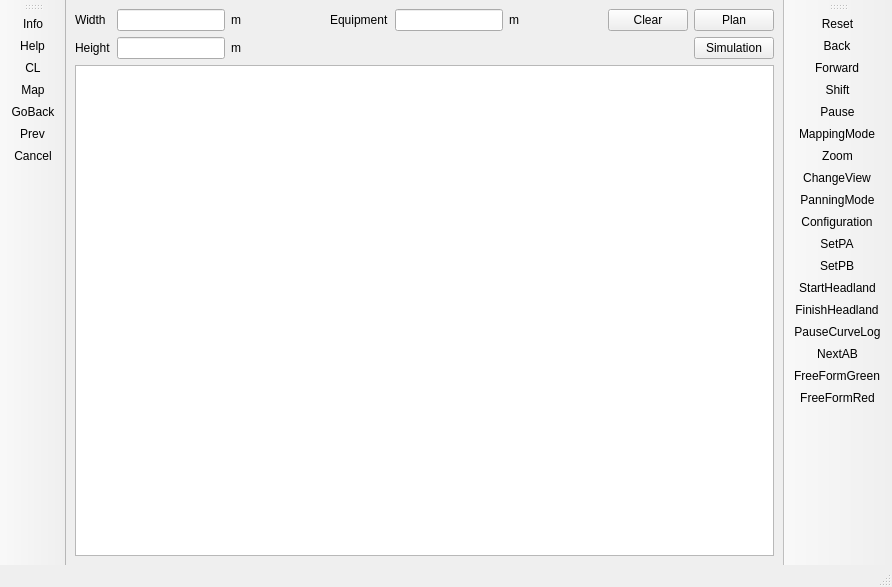
<?xml version="1.0" encoding="UTF-8"?>
<ui version="4.0">
 <class>MainWindow</class>
 <widget class="QMainWindow" name="MainWindow">
  <property name="geometry">
   <rect>
    <x>0</x>
    <y>0</y>
    <width>892</width>
    <height>587</height>
   </rect>
  </property>
  <property name="windowTitle">
   <string>MainWindow</string>
  </property>
  <widget class="QWidget" name="centralwidget">
   <layout class="QVBoxLayout" name="verticalLayout_2">
    <item>
     <layout class="QVBoxLayout" name="verticalLayout">
      <item>
       <layout class="QGridLayout" name="gridLayout">
        <item row="1" column="2">
         <widget class="QLabel" name="label_4">
          <property name="text">
           <string>m</string>
          </property>
         </widget>
        </item>
        <item row="1" column="3">
         <spacer name="horizontalSpacer">
          <property name="orientation">
           <enum>Qt::Horizontal</enum>
          </property>
          <property name="sizeHint" stdset="0">
           <size>
            <width>40</width>
            <height>20</height>
           </size>
          </property>
         </spacer>
        </item>
        <item row="3" column="9">
         <widget class="QPushButton" name="pushButton_simulation">
          <property name="text">
           <string>Simulation</string>
          </property>
         </widget>
        </item>
        <item row="3" column="0">
         <widget class="QLabel" name="label">
          <property name="text">
           <string>Height</string>
          </property>
         </widget>
        </item>
        <item row="1" column="7">
         <spacer name="horizontalSpacer_2">
          <property name="orientation">
           <enum>Qt::Horizontal</enum>
          </property>
          <property name="sizeHint" stdset="0">
           <size>
            <width>40</width>
            <height>20</height>
           </size>
          </property>
         </spacer>
        </item>
        <item row="1" column="0">
         <widget class="QLabel" name="label_2">
          <property name="text">
           <string>Width</string>
          </property>
         </widget>
        </item>
        <item row="1" column="6">
         <widget class="QLabel" name="label_6">
          <property name="text">
           <string>m</string>
          </property>
         </widget>
        </item>
        <item row="1" column="5">
         <widget class="QLineEdit" name="lineEdit_Equipment"/>
        </item>
        <item row="1" column="4">
         <widget class="QLabel" name="label_3">
          <property name="text">
           <string>Equipment</string>
          </property>
         </widget>
        </item>
        <item row="1" column="1">
         <widget class="QLineEdit" name="lineEdit_width">
          <property name="text">
           <string/>
          </property>
         </widget>
        </item>
        <item row="3" column="1">
         <widget class="QLineEdit" name="lineEdit_Height">
          <property name="text">
           <string/>
          </property>
         </widget>
        </item>
        <item row="1" column="9">
         <widget class="QPushButton" name="pushButton_plan">
          <property name="text">
           <string>Plan</string>
          </property>
         </widget>
        </item>
        <item row="3" column="2">
         <widget class="QLabel" name="label_5">
          <property name="text">
           <string>m</string>
          </property>
         </widget>
        </item>
        <item row="1" column="8">
         <widget class="QPushButton" name="pushButton_clear">
          <property name="text">
           <string>Clear</string>
          </property>
         </widget>
        </item>
       </layout>
      </item>
      <item>
       <widget class="QGraphicsView" name="graphicsView"/>
      </item>
     </layout>
    </item>
   </layout>
  </widget>
  <widget class="QMenuBar" name="menubar">
   <property name="geometry">
    <rect>
     <x>0</x>
     <y>0</y>
     <width>892</width>
     <height>25</height>
    </rect>
   </property>
  </widget>
  <widget class="QStatusBar" name="statusbar"/>
  <widget class="QToolBar" name="toolBar_Right">
   <property name="windowTitle">
    <string>toolBar</string>
   </property>
   <attribute name="toolBarArea">
    <enum>RightToolBarArea</enum>
   </attribute>
   <attribute name="toolBarBreak">
    <bool>false</bool>
   </attribute>
   <addaction name="actionReset"/>
   <addaction name="actionBack"/>
   <addaction name="actionForward"/>
   <addaction name="actionShift"/>
   <addaction name="actionPause"/>
   <addaction name="actionMappingMode"/>
   <addaction name="actionZoom"/>
   <addaction name="actionChangeView"/>
   <addaction name="actionPanningMode"/>
   <addaction name="actionConfiguration"/>
   <addaction name="actionSetPA"/>
   <addaction name="actionSetPB"/>
   <addaction name="actionStartHeadland"/>
   <addaction name="actionFinishHeadland"/>
   <addaction name="actionPauseCurveLog"/>
   <addaction name="actionNextAB"/>
   <addaction name="actionFreeFormGreen"/>
   <addaction name="actionFreeFormRed"/>
  </widget>
  <widget class="QToolBar" name="toolBar_Left">
   <property name="windowTitle">
    <string>toolBar_2</string>
   </property>
   <attribute name="toolBarArea">
    <enum>LeftToolBarArea</enum>
   </attribute>
   <attribute name="toolBarBreak">
    <bool>false</bool>
   </attribute>
   <addaction name="actionInfo"/>
   <addaction name="actionHelp"/>
   <addaction name="actionCL"/>
   <addaction name="actionMap"/>
   <addaction name="actionGoBack"/>
   <addaction name="actionPrev"/>
   <addaction name="actionCancel"/>
  </widget>
  <action name="actionCancel">
   <property name="icon">
    <iconset resource="Source.qrc">
     <normaloff>:/leftToolBar/img/Left ToolBar Icons/Cancel.png</normaloff>:/leftToolBar/img/Left ToolBar Icons/Cancel.png</iconset>
   </property>
   <property name="text">
    <string>Cancel</string>
   </property>
  </action>
  <action name="actionCL">
   <property name="icon">
    <iconset resource="Source.qrc">
     <normaloff>:/leftToolBar/img/Left ToolBar Icons/CoverageLogging.png</normaloff>:/leftToolBar/img/Left ToolBar Icons/CoverageLogging.png</iconset>
   </property>
   <property name="text">
    <string>CL</string>
   </property>
  </action>
  <action name="actionGoBack">
   <property name="icon">
    <iconset resource="Source.qrc">
     <normaloff>:/leftToolBar/img/Left ToolBar Icons/GoBack.png</normaloff>:/leftToolBar/img/Left ToolBar Icons/GoBack.png</iconset>
   </property>
   <property name="text">
    <string>GoBack</string>
   </property>
  </action>
  <action name="actionHelp">
   <property name="icon">
    <iconset resource="Source.qrc">
     <normaloff>:/leftToolBar/img/Left ToolBar Icons/Help.png</normaloff>:/leftToolBar/img/Left ToolBar Icons/Help.png</iconset>
   </property>
   <property name="text">
    <string>Help</string>
   </property>
  </action>
  <action name="actionInfo">
   <property name="icon">
    <iconset resource="Source.qrc">
     <normaloff>:/leftToolBar/img/Left ToolBar Icons/Info.png</normaloff>:/leftToolBar/img/Left ToolBar Icons/Info.png</iconset>
   </property>
   <property name="text">
    <string>Info</string>
   </property>
  </action>
  <action name="actionMap">
   <property name="icon">
    <iconset resource="Source.qrc">
     <normaloff>:/leftToolBar/img/Left ToolBar Icons/Map.png</normaloff>:/leftToolBar/img/Left ToolBar Icons/Map.png</iconset>
   </property>
   <property name="text">
    <string>Map</string>
   </property>
  </action>
  <action name="actionPrev">
   <property name="icon">
    <iconset resource="Source.qrc">
     <normaloff>:/leftToolBar/img/Left ToolBar Icons/PrevMenu.png</normaloff>:/leftToolBar/img/Left ToolBar Icons/PrevMenu.png</iconset>
   </property>
   <property name="text">
    <string>Prev</string>
   </property>
  </action>
  <action name="actionBack">
   <property name="icon">
    <iconset resource="Source.qrc">
     <normaloff>:/rightToolBar/img/Right ToolBar Icons/Back.png</normaloff>:/rightToolBar/img/Right ToolBar Icons/Back.png</iconset>
   </property>
   <property name="text">
    <string>Back</string>
   </property>
  </action>
  <action name="actionChangeView">
   <property name="icon">
    <iconset resource="Source.qrc">
     <normaloff>:/rightToolBar/img/Right ToolBar Icons/Change views.png</normaloff>:/rightToolBar/img/Right ToolBar Icons/Change views.png</iconset>
   </property>
   <property name="text">
    <string>ChangeView</string>
   </property>
  </action>
  <action name="actionConfiguration">
   <property name="icon">
    <iconset resource="Source.qrc">
     <normaloff>:/rightToolBar/img/Right ToolBar Icons/Configuration.png</normaloff>:/rightToolBar/img/Right ToolBar Icons/Configuration.png</iconset>
   </property>
   <property name="text">
    <string>Configuration</string>
   </property>
  </action>
  <action name="actionFinishHeadland">
   <property name="icon">
    <iconset resource="Source.qrc">
     <normaloff>:/rightToolBar/img/Right ToolBar Icons/FinishHeadland.png</normaloff>:/rightToolBar/img/Right ToolBar Icons/FinishHeadland.png</iconset>
   </property>
   <property name="text">
    <string>FinishHeadland</string>
   </property>
  </action>
  <action name="actionForward">
   <property name="icon">
    <iconset resource="Source.qrc">
     <normaloff>:/rightToolBar/img/Right ToolBar Icons/Forward.png</normaloff>:/rightToolBar/img/Right ToolBar Icons/Forward.png</iconset>
   </property>
   <property name="text">
    <string>Forward</string>
   </property>
  </action>
  <action name="actionFreeFormGreen">
   <property name="icon">
    <iconset resource="Source.qrc">
     <normaloff>:/rightToolBar/img/Right ToolBar Icons/FreeFormGreen.png</normaloff>:/rightToolBar/img/Right ToolBar Icons/FreeFormGreen.png</iconset>
   </property>
   <property name="text">
    <string>FreeFormGreen</string>
   </property>
  </action>
  <action name="actionFreeFormRed">
   <property name="icon">
    <iconset resource="Source.qrc">
     <normaloff>:/rightToolBar/img/Right ToolBar Icons/FreeFormRed.png</normaloff>:/rightToolBar/img/Right ToolBar Icons/FreeFormRed.png</iconset>
   </property>
   <property name="text">
    <string>FreeFormRed</string>
   </property>
  </action>
  <action name="actionMappingMode">
   <property name="icon">
    <iconset resource="Source.qrc">
     <normaloff>:/rightToolBar/img/Right ToolBar Icons/Mapping mode.png</normaloff>:/rightToolBar/img/Right ToolBar Icons/Mapping mode.png</iconset>
   </property>
   <property name="text">
    <string>MappingMode</string>
   </property>
  </action>
  <action name="actionNextAB">
   <property name="icon">
    <iconset resource="Source.qrc">
     <normaloff>:/rightToolBar/img/Right ToolBar Icons/NextAB.png</normaloff>:/rightToolBar/img/Right ToolBar Icons/NextAB.png</iconset>
   </property>
   <property name="text">
    <string>NextAB</string>
   </property>
  </action>
  <action name="actionPanningMode">
   <property name="icon">
    <iconset resource="Source.qrc">
     <normaloff>:/rightToolBar/img/Right ToolBar Icons/PanningMode.png</normaloff>:/rightToolBar/img/Right ToolBar Icons/PanningMode.png</iconset>
   </property>
   <property name="text">
    <string>PanningMode</string>
   </property>
  </action>
  <action name="actionPause">
   <property name="icon">
    <iconset resource="Source.qrc">
     <normaloff>:/rightToolBar/img/Right ToolBar Icons/Pause.png</normaloff>:/rightToolBar/img/Right ToolBar Icons/Pause.png</iconset>
   </property>
   <property name="text">
    <string>Pause</string>
   </property>
  </action>
  <action name="actionPauseCurveLog">
   <property name="icon">
    <iconset resource="Source.qrc">
     <normaloff>:/rightToolBar/img/Right ToolBar Icons/PauseCurveLog.png</normaloff>:/rightToolBar/img/Right ToolBar Icons/PauseCurveLog.png</iconset>
   </property>
   <property name="text">
    <string>PauseCurveLog</string>
   </property>
  </action>
  <action name="actionReset">
   <property name="icon">
    <iconset resource="Source.qrc">
     <normaloff>:/rightToolBar/img/Right ToolBar Icons/Reset.png</normaloff>:/rightToolBar/img/Right ToolBar Icons/Reset.png</iconset>
   </property>
   <property name="text">
    <string>Reset</string>
   </property>
  </action>
  <action name="actionSetPA">
   <property name="icon">
    <iconset resource="Source.qrc">
     <normaloff>:/rightToolBar/img/Right ToolBar Icons/SetPA.png</normaloff>:/rightToolBar/img/Right ToolBar Icons/SetPA.png</iconset>
   </property>
   <property name="text">
    <string>SetPA</string>
   </property>
  </action>
  <action name="actionSetPB">
   <property name="icon">
    <iconset resource="Source.qrc">
     <normaloff>:/rightToolBar/img/Right ToolBar Icons/SetPB.png</normaloff>:/rightToolBar/img/Right ToolBar Icons/SetPB.png</iconset>
   </property>
   <property name="text">
    <string>SetPB</string>
   </property>
  </action>
  <action name="actionShift">
   <property name="icon">
    <iconset resource="Source.qrc">
     <normaloff>:/rightToolBar/img/Right ToolBar Icons/Shift.png</normaloff>:/rightToolBar/img/Right ToolBar Icons/Shift.png</iconset>
   </property>
   <property name="text">
    <string>Shift</string>
   </property>
  </action>
  <action name="actionZoom">
   <property name="icon">
    <iconset resource="Source.qrc">
     <normaloff>:/rightToolBar/img/Right ToolBar Icons/Zoom.png</normaloff>:/rightToolBar/img/Right ToolBar Icons/Zoom.png</iconset>
   </property>
   <property name="text">
    <string>Zoom</string>
   </property>
  </action>
  <action name="actionStartHeadland">
   <property name="icon">
    <iconset resource="Source.qrc">
     <normaloff>:/rightToolBar/img/Right ToolBar Icons/startHeadland.png</normaloff>:/rightToolBar/img/Right ToolBar Icons/startHeadland.png</iconset>
   </property>
   <property name="text">
    <string>StartHeadland</string>
   </property>
  </action>
 </widget>
 <tabstops>
  <tabstop>lineEdit_width</tabstop>
  <tabstop>lineEdit_Height</tabstop>
  <tabstop>lineEdit_Equipment</tabstop>
  <tabstop>pushButton_plan</tabstop>
  <tabstop>pushButton_simulation</tabstop>
  <tabstop>graphicsView</tabstop>
 </tabstops>
 <resources>
  <include location="Source.qrc"/>
 </resources>
 <connections/>
</ui>
